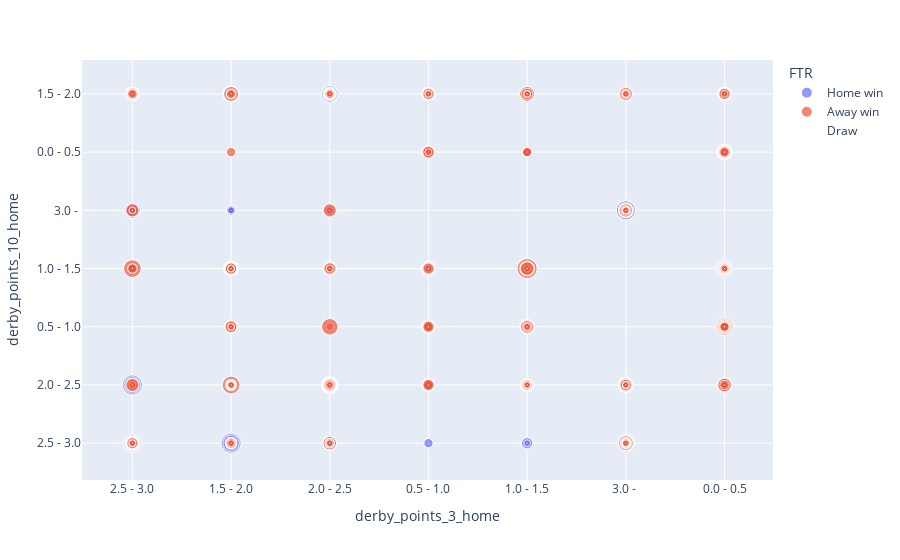

Source (notebook cell):
### Code cell
cols_x, cols_y = 'derby_points_3_home', 'derby_points_10_home'
dataplot = derby_data[mask & mask_date]
plotly.scatter(dataplot, x=cols_x, y=cols_y, hover_data=['HomeTeam','AwayTeam','season'], color='FTR', size='Dif_goals')

### Figure 1 — Plotly figure (JSON) as saved in the notebook; plotly's stock layout.template omitted (floating-point values rounded to 4 significant figures; data arrays with more than 128 entries replaced by an {"elided": "..."} marker saying what was removed)
{"data": [{"customdata": {"elided": "2277x3 str values"}, "hovertemplate": "FTR=Home win<br>derby_points_3_home=%{x}<br>derby_points_10_home=%{y}<br>Dif_goals=%{marker.size}<br>HomeTeam=%{customdata[0]}<br>AwayTeam=%{customdata[1]}<br>season=%{customdata[2]}<extra></extra>", "legendgroup": "Home win", "marker": {"color": "#636efa", "size": {"elided": "2277 int values"}, "sizemode": "area", "sizeref": 0.0225, "symbol": "circle"}, "mode": "markers", "name": "Home win", "showlegend": true, "type": "scattergl", "x": {"elided": "2277 str values"}, "xaxis": "x", "y": {"elided": "2277 str values"}, "yaxis": "y"}, {"customdata": {"elided": "1689x3 str values"}, "hovertemplate": "FTR=Away win<br>derby_points_3_home=%{x}<br>derby_points_10_home=%{y}<br>Dif_goals=%{marker.size}<br>HomeTeam=%{customdata[0]}<br>AwayTeam=%{customdata[1]}<br>season=%{customdata[2]}<extra></extra>", "legendgroup": "Away win", "marker": {"color": "#EF553B", "size": {"elided": "1689 int values"}, "sizemode": "area", "sizeref": 0.0225, "symbol": "circle"}, "mode": "markers", "name": "Away win", "showlegend": true, "type": "scattergl", "x": {"elided": "1689 str values"}, "xaxis": "x", "y": {"elided": "1689 str values"}, "yaxis": "y"}, {"customdata": {"elided": "1341x3 str values"}, "hovertemplate": "FTR=Draw<br>derby_points_3_home=%{x}<br>derby_points_10_home=%{y}<br>Dif_goals=%{marker.size}<br>HomeTeam=%{customdata[0]}<br>AwayTeam=%{customdata[1]}<br>season=%{customdata[2]}<extra></extra>", "legendgroup": "Draw", "marker": {"color": "#00cc96", "size": {"elided": "1341 int values"}, "sizemode": "area", "sizeref": 0.0225, "symbol": "circle"}, "mode": "markers", "name": "Draw", "showlegend": true, "type": "scattergl", "x": {"elided": "1341 str values"}, "xaxis": "x", "y": {"elided": "1341 str values"}, "yaxis": "y"}], "layout": {"legend": {"itemsizing": "constant", "title": {"text": "FTR"}, "tracegroupgap": 0}, "margin": {"t": 60}, "xaxis": {"anchor": "y", "domain": [0, 1], "title": {"text": "derby_points_3_home"}}, "yaxis": {"anchor": "x", "domain": [0, 1], "title": {"text": "derby_points_10_home"}}}}
